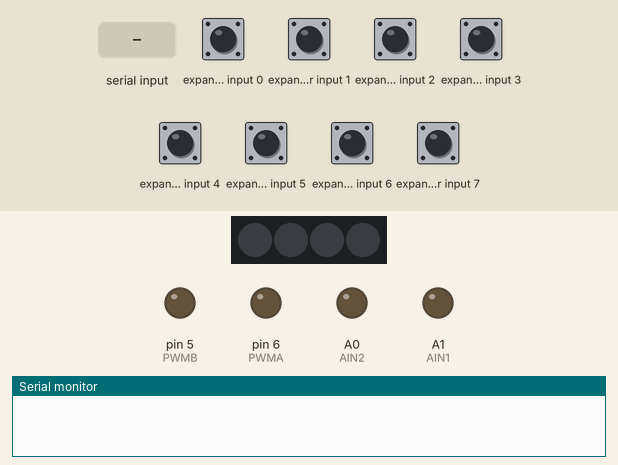
The sketch below on a simulated Arduino Uno, built with avr-gcc and run on an emulated ATmega328P. Shown: 4 RGB LEDs in strip order, left to right, output pins drawn as LEDs (lit = HIGH), the last lines printed to the serial monitor. Wiring (inferred from the names in the program): PCF8574 port expander at I2C address 0x20. Inputs (shaded band) come from the test bench; at power-on: expander input 0–7 HIGH.

Above: at 1.2 s.
1.3 s: "A" received over the second serial link
At 2.2 s:
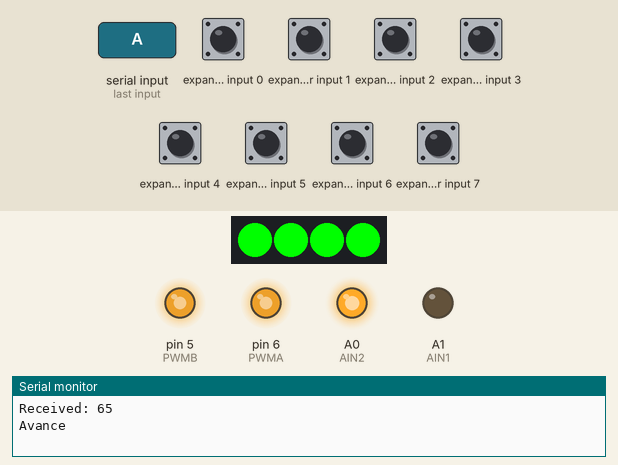
3.2 s: "R" received over the second serial link
At 3.6 s:
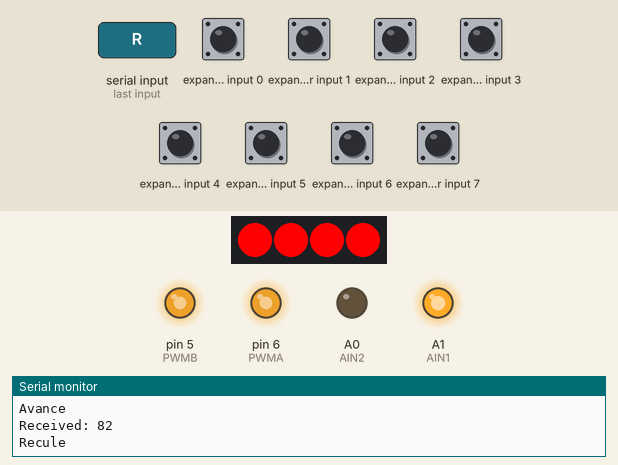
4.7 s: "D" received over the second serial link
At 5.9 s:
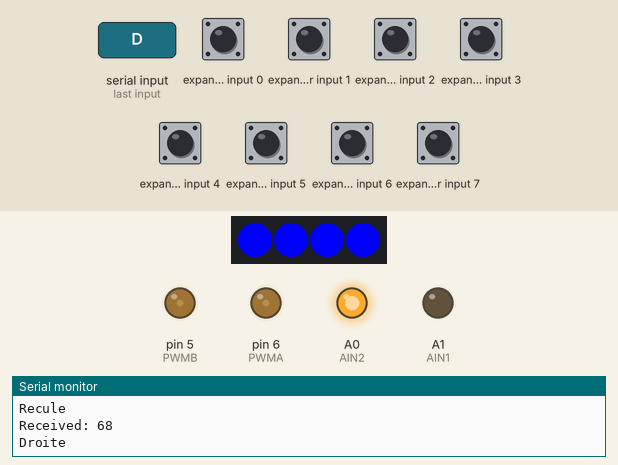
6.2 s: "G" received over the second serial link
At 7.1 s:
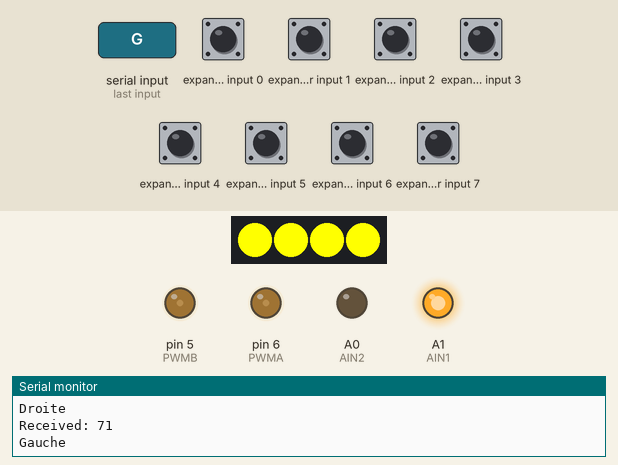
7.7 s: "S" received over the second serial link
At 8.2 s:
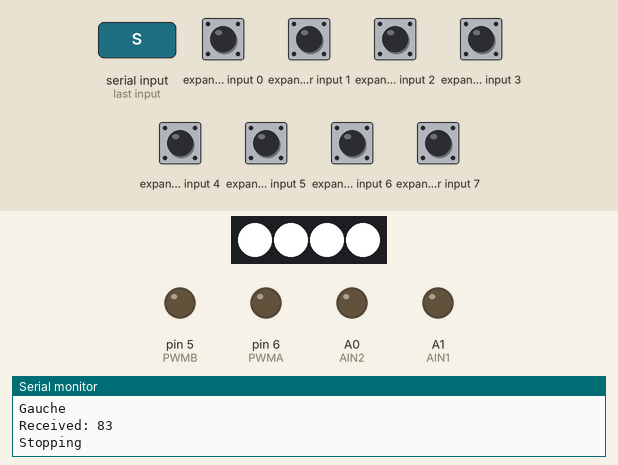
Timing chart, 0 to 10.7 s (numbered marks = the images above; inputs shaded):
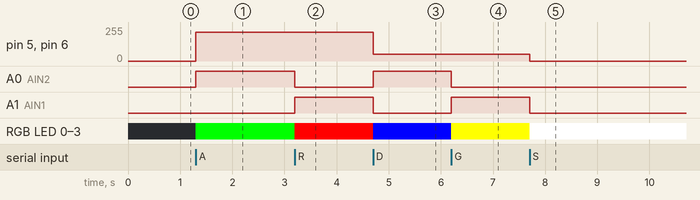

The sketch:

coco_aureo.ino
```cpp
#include <Wire.h>
#include <Adafruit_NeoPixel.h>
#include <SoftwareSerial.h>


#define PWMA   6
#define AIN2   A0
#define AIN1   A1
#define PWMB   5
#define BIN1   A2
#define BIN2   A3
#define PIN    7
#define rxPin  4
#define txPin  3


SoftwareSerial mySerial(rxPin, txPin);


#define Addr  0x20
#define beep_on  PCF8574Write(0xDF & PCF8574Read())
#define beep_off PCF8574Write(0x20 | PCF8574Read())


byte value;
int Speed = 215;
Adafruit_NeoPixel RGB = Adafruit_NeoPixel(4, PIN, NEO_GRB + NEO_KHZ800);


bool Reculer = false;
bool Avancer = false;


void setup() {
  Serial.begin(9600);
  mySerial.begin(9600);


  pinMode(PWMA, OUTPUT);
  pinMode(AIN2, OUTPUT);
  pinMode(AIN1, OUTPUT);
  pinMode(PWMB, OUTPUT);
  pinMode(AIN1, OUTPUT);
  pinMode(AIN2, OUTPUT);
  analogWrite(PWMA, 150);
  analogWrite(PWMB, 150);

  RGB.begin();
  stop();
}


void loop() {
  int i = 0;
  char someChar[32] = {0};


  if (Serial.available()) {
    do {
      someChar[i++] = Serial.read();
      delay(3);
    } while (Serial.available() > 0);


    mySerial.println(someChar);
    Serial.println(someChar);
  }


  while (mySerial.available()) {
    value = mySerial.read();
    Serial.print("Received: ");
    Serial.println(value);


if (value != 0xFF) {
    if (value == 'A') {
        forward();
        RGB.setPixelColor(0, RGB.Color(0, 255, 0));
        RGB.setPixelColor(1, RGB.Color(0, 255, 0));
        RGB.setPixelColor(2, RGB.Color(0, 255, 0));
        RGB.setPixelColor(3, RGB.Color(0, 255, 0));
        RGB.show();
        Serial.println("Avance");
    }
    else if (value == 'R') {
        backward();
        RGB.setPixelColor(0, RGB.Color(255, 0, 0));
        RGB.setPixelColor(1, RGB.Color(255, 0, 0));
        RGB.setPixelColor(2, RGB.Color(255, 0, 0));
        RGB.setPixelColor(3, RGB.Color(255, 0, 0)); // Rouge pour reculer
        RGB.show();
        Serial.println("Recule");
    }
    else if (value == 'D') {
        right();
        RGB.setPixelColor(0, RGB.Color(0, 0, 255));
        RGB.setPixelColor(1, RGB.Color(0, 0, 255));
        RGB.setPixelColor(2, RGB.Color(0, 0, 255));
        RGB.setPixelColor(3, RGB.Color(0, 0, 255)); // Bleu pour tourner à droite
        RGB.show();
        Serial.println("Droite");
    }
    else if (value == 'G') {
        left();
        RGB.setPixelColor(0, RGB.Color(255, 255, 0));
        RGB.setPixelColor(1, RGB.Color(255, 255, 0));
        RGB.setPixelColor(2, RGB.Color(255, 255, 0));
        RGB.setPixelColor(3, RGB.Color(255, 255, 0)); // Jaune pour tourner à gauche
        RGB.show();
        Serial.println("Gauche");
    }
    else if (value == 'S') {
        stop();
        Avancer = false;
        RGB.setPixelColor(0, RGB.Color(255, 255, 255));
        RGB.setPixelColor(1, RGB.Color(255, 255, 255));
        RGB.setPixelColor(2, RGB.Color(255, 255, 255));
        RGB.setPixelColor(3, RGB.Color(255, 255, 255)); // Blanc pour stop
        RGB.show();
        Serial.println("Stopping");
    }

    while (value != 0xFF) {
        PCF8574Write(0x1F | PCF8574Read());
        value = PCF8574Read() | 0xE0;
        delay(10);
    }
    }
  }


}


// Fonction Avancer

void forward() {
  analogWrite(PWMA, Speed);
  analogWrite(PWMB, Speed);
  digitalWrite(AIN1, LOW);
  digitalWrite(AIN2, HIGH);
  digitalWrite(BIN1, LOW);
  digitalWrite(BIN2, HIGH);
}
//Fonction Reculer

void backward()
{
  analogWrite(PWMA,Speed);
  analogWrite(PWMB,Speed);
  digitalWrite(AIN1,HIGH);
  digitalWrite(AIN2,LOW);
  digitalWrite(BIN1,HIGH);
  digitalWrite(BIN2,LOW);
}
//Fonction Droite

void right()
{
  analogWrite(PWMA,50);
  analogWrite(PWMB,50);
  digitalWrite(AIN1,LOW);
  digitalWrite(AIN2,HIGH);
  digitalWrite(BIN1,HIGH);
  digitalWrite(BIN2,LOW);
}
//Fonction Gauche

void left()
{
  analogWrite(PWMA,50);
  analogWrite(PWMB,50);
  digitalWrite(AIN1,HIGH);
  digitalWrite(AIN2,LOW);
  digitalWrite(BIN1,LOW);
  digitalWrite(BIN2,HIGH);
}
void stop() {
  analogWrite(PWMA, 0);
  analogWrite(PWMB, 0);
  digitalWrite(AIN1, LOW);
  digitalWrite(AIN2, LOW);
  digitalWrite(BIN1, LOW);
  digitalWrite(BIN2, LOW);
}


void PCF8574Write(byte data) {
  Wire.beginTransmission(Addr);
  Wire.write(data);
  Wire.endTransmission();
}


byte PCF8574Read() {
  int data = -1;
  Wire.requestFrom(Addr, 1);
  if (Wire.available()) {
    data = Wire.read();
  }
  return data;
}
```

Measured:
- after the input at 1.3 s, pin 5 (PWMB), pin 6 (PWMA): 0/255 → 215/255 at once; A0 (AIN2): LOW → HIGH at once; RGB LED 0–3: off → RGB(0, 255, 0) at once
- after the input at 3.2 s, A0 (AIN2): HIGH → LOW at once; A1 (AIN1): LOW → HIGH at once; RGB LED 0–3: RGB(0, 255, 0) → RGB(255, 0, 0) at once
- after the input at 4.7 s, pin 5 (PWMB), pin 6 (PWMA): 215/255 → 50/255 at once; A0 (AIN2): LOW → HIGH at once; A1 (AIN1): HIGH → LOW at once; RGB LED 0–3: RGB(255, 0, 0) → RGB(0, 0, 255) at once
- after the input at 6.2 s, A0 (AIN2): HIGH → LOW at once; A1 (AIN1): LOW → HIGH at once; RGB LED 0–3: RGB(0, 0, 255) → RGB(255, 255, 0) at once
- after the input at 7.7 s, pin 5 (PWMB), pin 6 (PWMA): 50/255 → 0/255 at once; A1 (AIN1): HIGH → LOW at once; RGB LED 0–3: RGB(255, 255, 0) → RGB(255, 255, 255) at once
